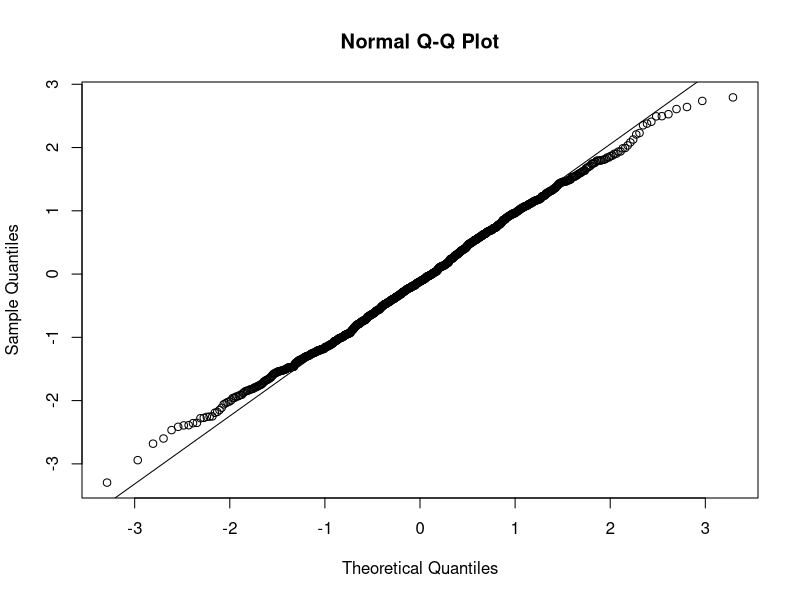
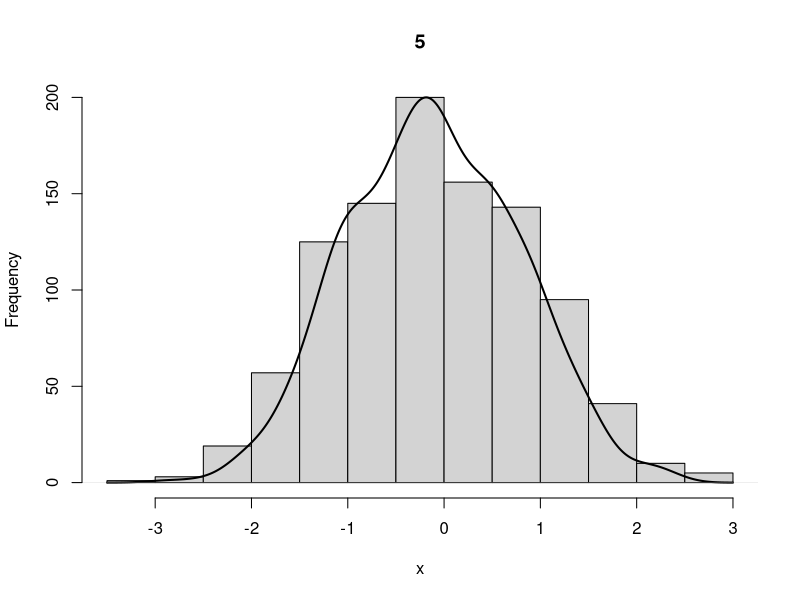
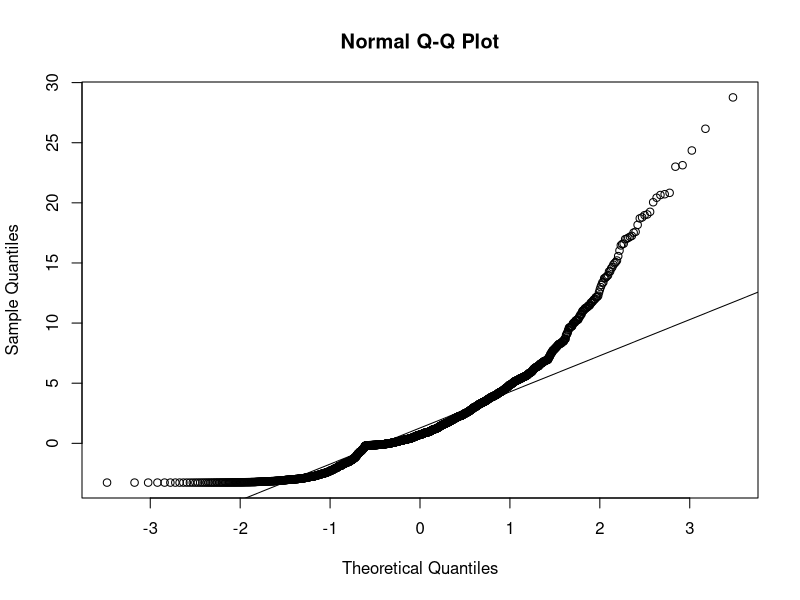

Reproduce these figures in R, in order.
## ---- chunk 1
set.seed(144)
## ---- chunk 2
x = rnorm(1000)
## ---- chunk 3
#rodar com ctrl+shift+enter
qqnorm(x)
#gera a linha transversal
qqline(x)
## ---- chunk 4
shapiro.test(x)
## ---- chunk 5
#rodar com ctrl shift enter
hist(x , main = '')
par(new = T)
plot(density(x), ylab = '', xlab = '', axes = F, lwd = 2,5 )
## ---- chunk 6
#rodar com ctrl shift enter
library('semTools')

m = mvrnonnorm(1000, c(1,2), matrix(c(10,2,2,5),2,2), skewness = c(5,2), kurtosis = c(3,3))

qqnorm(m)
qqline(m)
## ---- chunk 7
shapiro.test(m)
